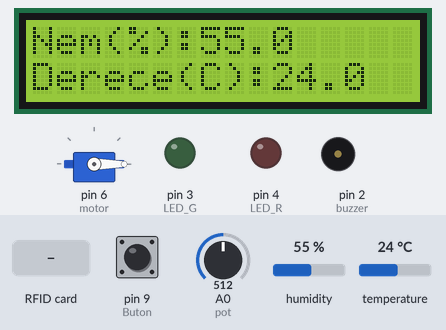
Simulated run of this sketch. Board: Arduino Uno, built with avr-gcc and run on an emulated ATmega328P. Parts: servo, 16×2 character LCD, output pins drawn as LEDs (lit = HIGH), buzzer (waves = sounding). Dashed ring = blinking. Inputs (shaded band) come from the test bench; at power-on: pin 9 (Buton) LOW, A0 (pot) = 512, humidity 55 %, temperature 24 °C. Pins used as bus, display or sensor lines are not drawn; what the sketch prints to the serial monitor is not drawn.

Above: at 1.2 s.
1.3 s: RFID card 39 65 B0 A3 held to the reader
At 3.2 s:
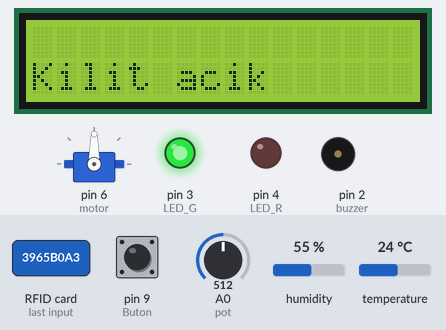
4.3 s: RFID card 5E 7A 19 C4 held to the reader
At 5.5 s:
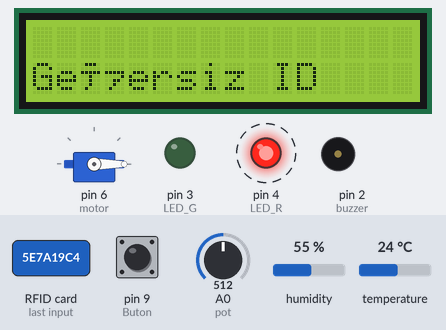
7.2 s: pin 9 (Buton) pulled HIGH for 0.15 s
At 7.7 s:
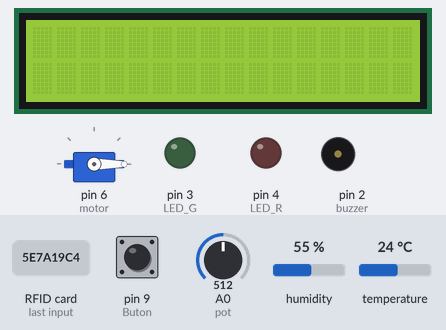
10.3 s: pin 9 (Buton) pulled HIGH for 1 s
At 11.57 s:
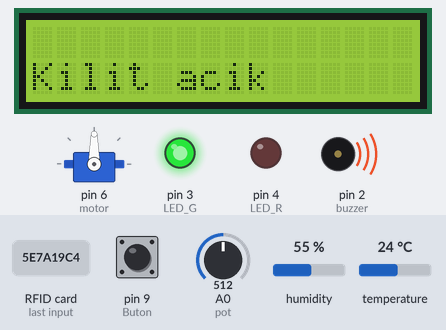
14.3 s: pin 9 (Buton) pulled HIGH for 3.2 s
At 18.16 s:
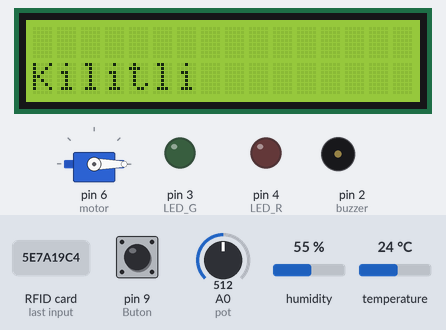
19.6 s: RFID card 39 65 B0 A3 held to the reader
At 21.7 s:
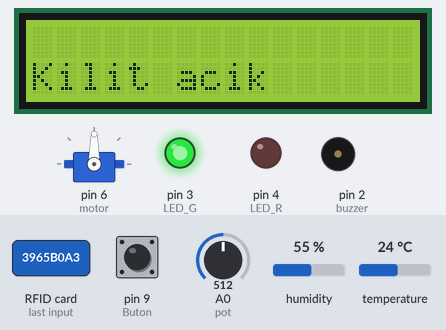
Timing chart, 0 to 23.6 s (numbered marks = the images above; inputs shaded):
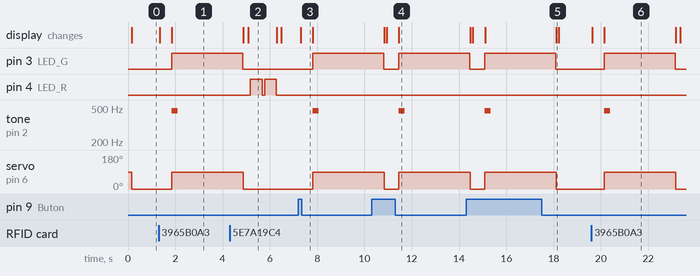

Measured:
- after the input at 1.3 s, pin 3 (LED_G): LOW → HIGH after 0.55 s; tone on pin 2 (buzzer): silent → 465 Hz after 0.55 s, → silent 0.25 s later; servo on pin 6 (motor): 0° → 90° after 0.56 s; the display: first changes after 0.05 s (image 1 shows a later state)
- after the input at 4.3 s, pin 4 (LED_R): alternates HIGH for 0.50 s and LOW for 0.10 s, starting after 0.88 s; the display: first differs from a run without the input after 0.78 s (image 2)
- after the input at 7.2 s, pin 3 (LED_G): LOW → HIGH after 0.61 s; tone on pin 2 (buzzer): silent → 465 Hz after 0.61 s, → silent 0.25 s later; servo on pin 6 (motor): 0° → 90° after 0.61 s; the display: changes after 0.11 s (image 3)
- after the input at 10.3 s, tone on pin 2 (buzzer): silent → 465 Hz after 1.1 s, → silent 0.25 s later; the display: first differs from a run without the input after 0.65 s (image 4 shows a later state)
- after the input at 14.3 s, tone on pin 2 (buzzer): silent → 465 Hz after 0.79 s, → silent 0.25 s later
- after the input at 19.6 s, pin 3 (LED_G): LOW → HIGH after 0.54 s, → LOW 3.0 s later; tone on pin 2 (buzzer): silent → 465 Hz after 0.54 s, → silent 0.25 s later; servo on pin 6 (motor): 0° → 90° after 0.55 s, → 0° 3.0 s later; the display: first changes at once (image 6 shows a later state)
- what the display in image 2 shows lasts 1.2 s, from 5.1 s to 6.3 s

The sketch:

ard_.ino
```cpp
#include <Wire.h>
#include <SPI.h>
#include <MFRC522.h>
#include <LiquidCrystal_I2C.h>
#include<Servo.h>
#include <dht11.h>
LiquidCrystal_I2C lcd(0x27, 16, 2);

#define SS_PIN 5
#define RST_PIN 10
#define LED_G 3
#define LED_R 4
#define Buton 9
#define pot A0

Servo motor;


MFRC522 mfrc522(SS_PIN, RST_PIN);

int buzzer=2;
int DhtPin=1;
int deger;
int frekans;

dht11 dht_sensor;

void setup()
{
  pinMode(pot,INPUT);
  int chk = dht_sensor.read(DhtPin);
  pinMode(buzzer,OUTPUT);
  motor.attach(6);
  Serial.begin(9600);
  SPI.begin();
  mfrc522.PCD_Init();
  pinMode(LED_G, OUTPUT);
  pinMode(LED_R, OUTPUT);
  pinMode(Buton,INPUT);


  Serial.println("Kartınızı yerleştirin");
  Serial.println();

}

void loop()
{
  deger = analogRead(pot);
  frekans = map(deger,0,1023,30,900);

  lcd.init();
  lcd.backlight();
  lcd.clear();
  lcd.setCursor(0,0);
  lcd.print("Nem(%):");
  lcd.print((float)dht_sensor.humidity, 1);
  lcd.setCursor(0,1);
  lcd.print("Derece(C):");
  lcd.print((float)dht_sensor.temperature, 1);
  motor.write(0);


  if(digitalRead(Buton) == 1){
    lcd.clear();
    Serial.println("Erişim İzni");
    Serial.println();
    delay(500);
    digitalWrite(LED_G, HIGH);
    motor.write(90);  // motor
    tone(buzzer, frekans,250);
    lcd.setCursor(0,1);
    lcd.print("Kilit acik");

    delay(3000);
    digitalWrite(LED_G, LOW);

    motor.write(0);
    lcd.clear();
    lcd.setCursor(0,1);
    lcd.print("Kilitli");
  }
  if ( ! mfrc522.PICC_IsNewCardPresent())
  {
    return;
  }
  // Select one of the cards
  if ( ! mfrc522.PICC_ReadCardSerial())
  {
    return;
  }
  //Show UID on serial monitor
  Serial.print("ID :");
  String content= "";
  byte letter;
  for (byte i = 0; i < mfrc522.uid.size; i++)
  {
     Serial.print(mfrc522.uid.uidByte[i] < 0x10 ? " 0" : " ");
     Serial.print(mfrc522.uid.uidByte[i], HEX);
     content.concat(String(mfrc522.uid.uidByte[i] < 0x10 ? " 0" : " "));
     content.concat(String(mfrc522.uid.uidByte[i], HEX));
  }
  Serial.println();
  Serial.print("Mesaj : ");
  content.toUpperCase();


 if (content.substring(1) == "39 65 B0 A3")
  {
    lcd.clear();
    Serial.println("Erisim Izni");
    Serial.println();
    delay(500);
    digitalWrite(LED_G, HIGH);
    tone(buzzer, frekans,250);
    motor.write(90);


    lcd.setCursor(0,1);
    lcd.print("Kilit acik");

    delay(3000);


    digitalWrite(LED_G, LOW);

    motor.write(0);
    lcd.clear();
    lcd.setCursor(0,1);
    lcd.print("Kilitli");
  }

else
{
    lcd.clear();
    lcd.setCursor(0,1);
    lcd.print("Geçersiz ID");
    Serial.println(" Erişim Yok");
    digitalWrite(LED_R, HIGH);
    digitalWrite(LED_R, LOW);
    delay(100);
    digitalWrite(LED_R, HIGH);
    delay(500);
    digitalWrite(LED_R, LOW);
    delay(100);
    digitalWrite(LED_R, HIGH);
    delay(500);
    digitalWrite(LED_R, LOW);
    lcd.setCursor(0,1);
    lcd.print("Kapı kilitli");
 }
 delay (100);
 }
```
